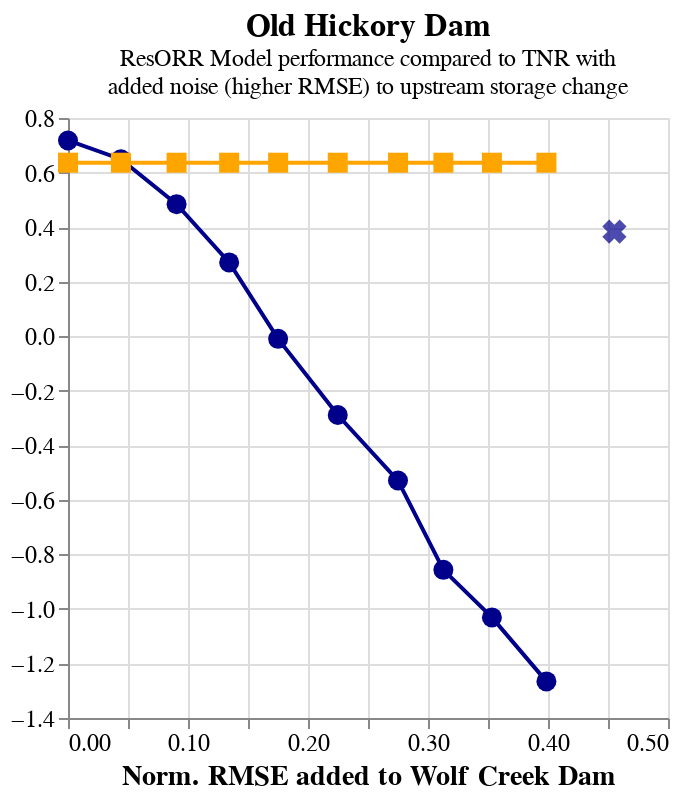

The notebook cell this image was saved under:
### Code cell
import altair as alt
from altair import datum

NODE = 4
name = df[df.node == NODE].name.values[0]

df_clean = df.copy()
df_clean.loc[df_clean['model_or_tnr']=='model', 'model_or_tnr'] = 'ResORR - with reservoirs'
df_clean.loc[df_clean['model_or_tnr']=='tnr', 'model_or_tnr'] = 'TNR - without reservoirs'

pts = alt.Chart(
    df_clean
).transform_filter(
    datum.node == NODE
).mark_point(
    filled=True,
    size=100,
    opacity=1
).encode(
    x=alt.X('added_rmse:Q').title('Norm. RMSE added to Wolf Creek Dam'),
    y=alt.Y('kge:Q').title('NSE'), #.scale(alt.Scale(domain=[0.0, 0.15])),
    shape=alt.Shape('model_or_tnr').legend(alt.Legend(title="With or without reservoirs")),
    color=alt.Color('model_or_tnr').legend(alt.Legend(title="With or without reservoirs")).scale(alt.Scale(range=['darkblue', 'orange'])),
    tooltip=alt.Tooltip(['pearson-r', 'nse', 'norm_rmse', 'norm_mae', 'kge', 'rmse'], format='.2f')
)

line = alt.Chart(
    df
).transform_filter(
    datum.node == NODE
).mark_line(
    color='gray',
).encode(
    x='added_rmse:Q',
    y='kge:Q',
    color=alt.Color('model_or_tnr').legend(None).scale(alt.Scale(range=['darkblue', 'orange'])),
    detail = alt.Detail('model_or_tnr'),
)

sat_pt = alt.Chart(
    sat_df
).transform_filter(
    (datum.node == 4) & (datum.model_or_tnr == 'model')
).mark_point(shape='cross', filled=True, angle=45, size=150).encode(
    x=alt.X('added_rmse:Q').axis(format='.2f', labelAngle=0),
    y=alt.Y('nse').title(None).axis(),
    color='model_or_tnr'
).properties(
    width=50
)

chart = alt.layer(line, pts, sat_pt).properties(
# chart = alt.layer(line, pts).properties(
    width=300,
    height=300,
)

# chart = alt.hconcat(chart, sat_pt).resolve_scale(y='shared')

chart.properties(
    title={
        "text": f'{name}',
        "subtitle": ["ResORR Model performance compared to TNR with", "added noise (higher RMSE) to upstream storage change"],
        "align": 'center',
        "anchor": 'middle',
        # "dx": -30
    }
).configure_title(
    fontSize=16
).configure_axis(
    titleFontSize=14,
    labelFontSize=12
).configure_legend(
    titleFontSize=14,
    labelFontSize=12,
    symbolSize=150,
    orient='bottom',
)
